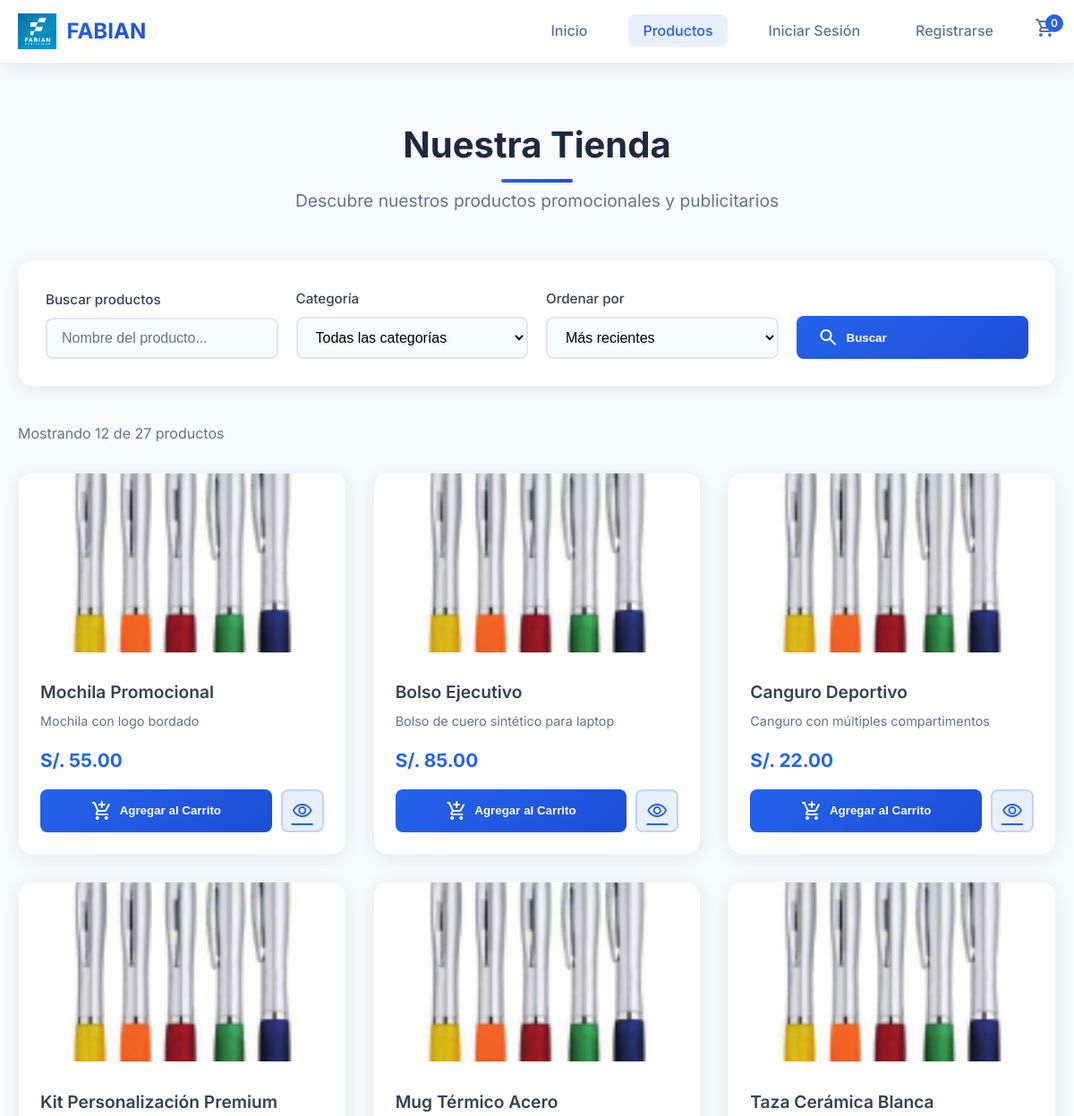
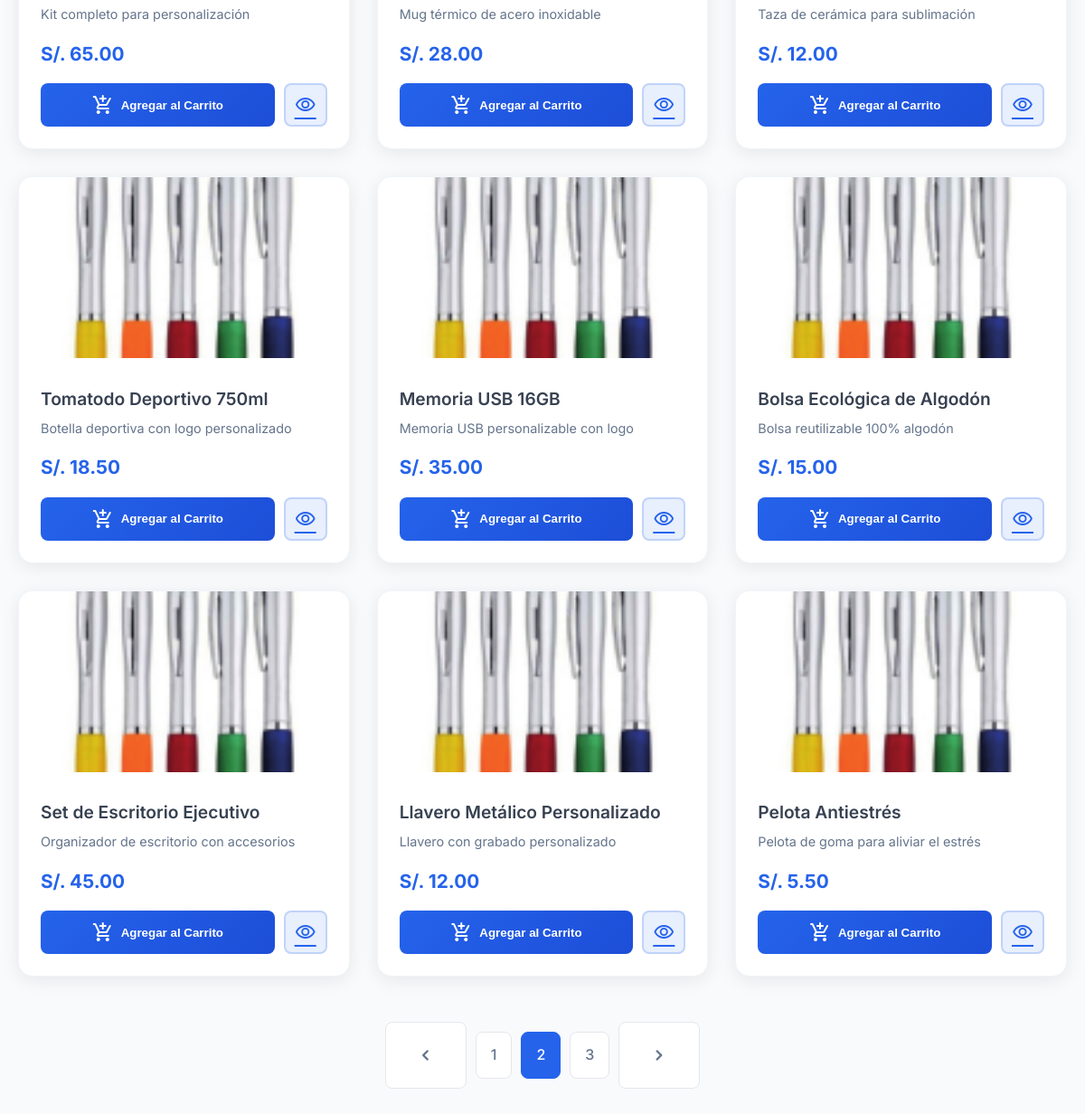
/store.php?page=2, run on the app's committed database (2 pictures, top to bottom).
### tables this page shows
CREATE TABLE `productos` (
  `id_producto` int NOT NULL,
  `id_categoria` int NOT NULL,
  `nombre` varchar(255) NOT NULL,
  `descripcion` text,
  `precio` decimal(10,2) NOT NULL,
  `stock` int NOT NULL DEFAULT '0',
  `imagen` varchar(255) DEFAULT 'default.jpg',
  `destacado` int NOT NULL DEFAULT '0',
  `estado` int NOT NULL DEFAULT '1',
  `fecha_creacion` timestamp NOT NULL DEFAULT CURRENT_TIMESTAMP
);

### store.php (the view, shortened to what this page needs)
<?php
include_once("conexionSQL/conexion.php");
$search = trim($_GET['q'] ?? '');
$sortBy = $_GET['sort'] ?? 'newest';
$page = max(1, intval($_GET['page'] ?? 1));
$perPage = 12;
$offset = ($page - 1) * $perPage;
$params = [];
$sql = "SELECT * FROM productos WHERE estado='1'";
$countSql = "SELECT COUNT(*) as total FROM productos WHERE estado='1'";
switch ($sortBy) {
    default:
        $sql .= " ORDER BY id_producto DESC";
}
$countStmt = $conexion->prepare($countSql);
$countStmt->execute();
$totalProducts = $countStmt->get_result()->fetch_assoc()['total'];
$totalPages = ceil($totalProducts / $perPage);
$sql .= " LIMIT ? OFFSET ?";
$params[] = ["i", $perPage];
$params[] = ["i", $offset];
$productos = [];
$stmt = $conexion->prepare($sql);
if (!empty($params)) {
    $types = '';
    $values = [];
    foreach ($params as $param) {
        $types .= $param[0];
        $values[] = $param[1];
    }
    $stmt->bind_param($types, ...$values);
}
$stmt->execute();
$result = $stmt->get_result();
if ($result) {
    while ($r = $result->fetch_assoc()) {
        $productos[] = $r;
    }
}
?>
<!DOCTYPE html>
<html lang="es">
<head>
    <link rel="stylesheet" href="https://cdnjs.cloudflare.com/ajax/libs/font-awesome/6.0.0/css/all.min.css">
</head>
<body>
    <nav class="navbar">
        <div class="navbar-container">
            <a href="index.php" class="navbar-brand">
                <img src="assets/logo.png" alt="FABIAN Logo">
                <span class="brand-text">FABIAN</span>
            </a>
            <ul class="navbar-nav">
                <li><a href="index.php" class="nav-link">Inicio</a></li>
                <li><a href="store.php" class="nav-link active">Productos</a></li>
                <?php if (isset($_SESSION['cliente_id'])): ?>
                    <li><a href="perfil.php" class="nav-link">Mi Perfil</a></li>
                    <li><a href="logout.php" class="nav-link">Cerrar Sesión</a></li>
                <?php else: ?>
                    <li><a href="login.php" class="nav-link">Iniciar Sesión</a></li>
                    <li><a href="register.php" class="nav-link">Registrarse</a></li>
                <?php endif; ?>
                <li>
                    <a href="carro.php" class="cart-icon">
                        <span class="material-symbols-rounded">shopping_cart</span>
                        <span class="cart-count">
                            <?php
                            $count = 0;
                            echo $count;
                            ?>
                        </span>
                    </a>
                </li>
            </ul>
        </div>
    </nav>
    <div class="main-content">
        <div class="container">
            <div class="page-header">
                <h1 class="page-title">Nuestra Tienda</h1>
                <p class="page-subtitle">Descubre nuestros productos promocionales y publicitarios</p>
            </div>
            <div class="filters-section">
                <form method="GET" action="store.php">
                    <div class="filters-grid">
                        <div class="filter-group">
                            <label class="filter-label">Buscar productos</label>
                            <input type="text" name="q" class="filter-input" placeholder="Nombre del producto..." value="<?php echo htmlspecialchars($search); ?>">
                        </div>
                        <div class="filter-group">
                            <label class="filter-label">Categoría</label>
                            <select name="categoria" class="filter-select">
                                <option value="">Todas las categorías</option>
                            </select>
                        </div>
                        <div class="filter-group">
                            <label class="filter-label">Ordenar por</label>
                            <select name="sort" class="filter-select">
                                <option value="newest" <?php echo $sortBy == 'newest' ? 'selected' : ''; ?>>Más recientes</option>
                            </select>
                        </div>
                        <div class="filter-group">
                            <label class="filter-label">&nbsp;</label>
                            <button type="submit" class="filter-btn">
                                <span class="material-symbols-rounded">search</span>
                                Buscar
                            </button>
                        </div>
                    </div>
                </form>
            </div>
            <div class="products-section">
                <div class="products-header">
                    <div class="products-count">
                        Mostrando <?php echo count($productos); ?> de <?php echo $totalProducts; ?> productos
                    </div>
                </div>
                <?php if (empty($productos)): ?>
                    <div class="empty-state">
                        <span class="material-symbols-rounded">inventory_2</span>
                        <h3>No se encontraron productos</h3>
                        <p>Intenta ajustar los filtros de búsqueda</p>
                    </div>
                <?php else: ?>
                    <div class="products-grid">
                        <?php foreach ($productos as $producto): ?>
                            <div class="product-card">
                                <?php
                                $rawProdImg = $producto['imagen'] ?? '';
                                $prodImgSrc = '';
                                if ($rawProdImg) {
                                    if (preg_match('/^https?:\/\//i', $rawProdImg)) {
                                        $prodImgSrc = $rawProdImg;
                                    } else if (strpos($rawProdImg, '/') !== false) {
                                        $prodImgSrc = $rawProdImg;
                                    } else {
                                        $prodImgSrc = 'img/' . $rawProdImg;
                                    }
                                }
                                ?>
                                <img src="<?php echo htmlspecialchars($prodImgSrc); ?>" alt="<?php echo htmlspecialchars($producto['nombre']); ?>" class="product-image" onerror="this.src='assets/logo.png';">
                                <div class="product-info">
                                    <h4 class="product-name"><?php echo htmlspecialchars($producto['nombre']); ?></h4>
                                    <?php if (!empty($producto['descripcion'])): ?>
                                        <p class="product-description"><?php echo htmlspecialchars(substr($producto['descripcion'], 0, 100)) . (strlen($producto['descripcion']) > 100 ? '...' : ''); ?></p>
                                    <?php endif; ?>
                                    <p class="product-price">S/. <?php echo number_format($producto['precio'], 2); ?></p>
                                    <div class="product-actions">
                                        <button class="btn-primary" onclick="addToCart(<?php echo $producto['id_producto']; ?>)">
                                            <span class="material-symbols-rounded">add_shopping_cart</span>
                                            Agregar al Carrito
                                        </button>
                                        <a href="product.php?id=<?php echo $producto['id_producto']; ?>" class="btn-secondary">
                                            <span class="material-symbols-rounded">visibility</span>
                                        </a>
                                    </div>
                                </div>
                            </div>
                        <?php endforeach; ?>
                    </div>
                    <?php if ($totalPages > 1): ?>
                        <div class="pagination">
                            <?php if ($page > 1): ?>
                                <a href="?<?php echo http_build_query(array_merge($_GET, ['page' => $page - 1])); ?>">
                                    <span class="material-symbols-rounded">chevron_left</span>
                                </a>
                            <?php endif; ?>
                            <?php for ($i = max(1, $page - 2); $i <= min($totalPages, $page + 2); $i++): ?>
                                <?php if ($i == $page): ?>
                                    <span class="current"><?php echo $i; ?></span>
                                <?php else: ?>
                                    <a href="?<?php echo http_build_query(array_merge($_GET, ['page' => $i])); ?>"><?php echo $i; ?></a>
                                <?php endif; ?>
                            <?php endfor; ?>
                            <?php if ($page < $totalPages): ?>
                                <a href="?<?php echo http_build_query(array_merge($_GET, ['page' => $page + 1])); ?>">
                                    <span class="material-symbols-rounded">chevron_right</span>
                                </a>
                            <?php endif; ?>
                        </div>
                    <?php endif; ?>
                <?php endif; ?>
            </div>
        </div>
    </div>
</body>
</html>

### data on the page
productos: imagen (picture), nombre "Mochila Promocional", descripcion "Mochila con logo bordado", precio "55.00"
productos: imagen (picture), nombre "Bolso Ejecutivo", descripcion "Bolso de cuero sintético para laptop", precio "85.00"
productos: imagen (picture), nombre "Canguro Deportivo", descripcion "Canguro con múltiples compartimentos", precio "22.00"
productos: imagen (picture), nombre "Kit Personalización Premium", descripcion "Kit completo para personalización", precio "65.00"
productos: imagen (picture), nombre "Mug Térmico Acero", descripcion "Mug térmico de acero inoxidable", precio "28.00"
productos: imagen (picture), nombre "Taza Cerámica Blanca", descripcion "Taza de cerámica para sublimación", precio "12.00"
productos: imagen (picture), nombre "Tomatodo Deportivo 750ml", descripcion "Botella deportiva con logo personalizado", precio "18.50"
productos: imagen (picture), nombre "Memoria USB 16GB", descripcion "Memoria USB personalizable con logo", precio "35.00"
productos: imagen (picture), nombre "Bolsa Ecológica de Algodón", descripcion "Bolsa reutilizable 100% algodón", precio "15.00"
productos: imagen (picture), nombre "Set de Escritorio Ejecutivo", descripcion "Organizador de escritorio con accesorios", precio "45.00"
productos: imagen (picture), nombre "Llavero Metálico Personalizado", descripcion "Llavero con grabado personalizado", precio "12.00"
productos: imagen (picture), nombre "Pelota Antiestrés", descripcion "Pelota de goma para aliviar el estrés", precio "5.50"

### other printed values
$count "0"
count($productos) "12"
$totalProducts "27"
